Frame 1 (no input): blank canvas, image omitted
Frame 60 (the mouse pressed at the canvas centre just before this capture): blank canvas, image omitted
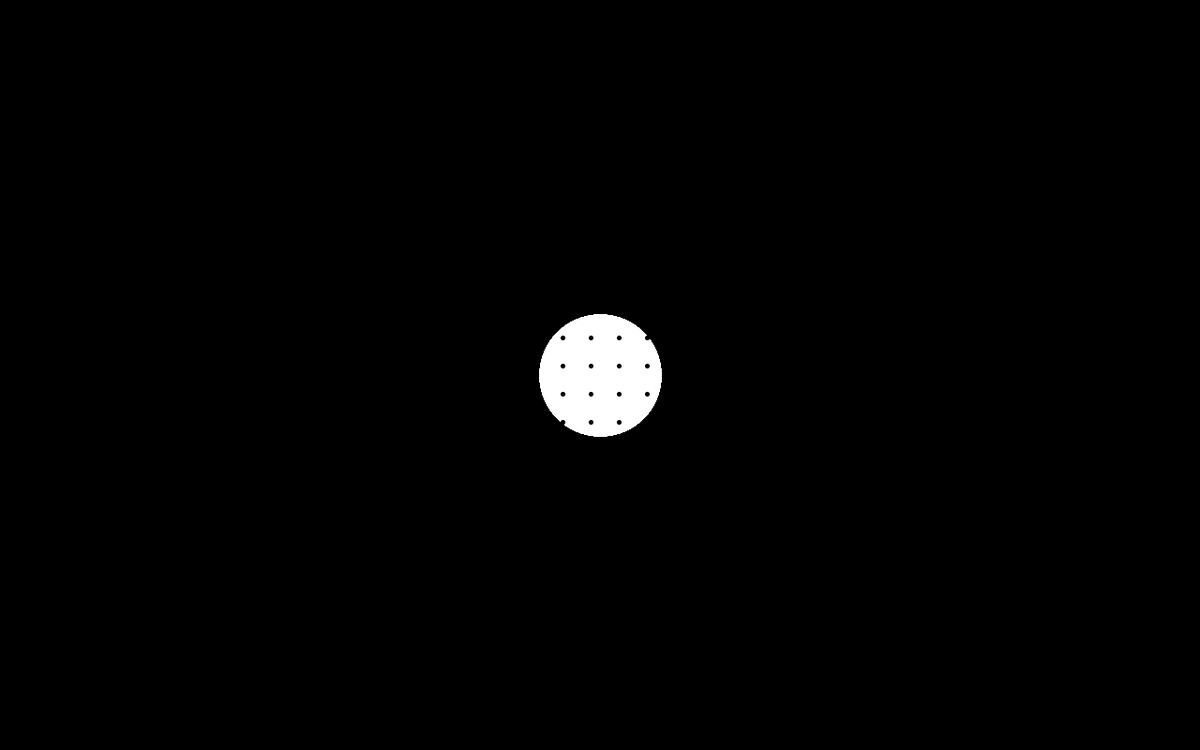
Frame 120 (the mouse held since frame 60 and released just before this capture)

The Processing sketch whose frames 1 and 60 were blank and that drew this single picture after the mouse press (run headless with seeded random() and noise(); from frame 60 on, the mouse is pressed at the canvas centre):

// Processing sketch: s06c01ange
// ── s06c01ange.pde
//UDD - Expreción Digital II 
//s06c01ange
/*
programa que cuando se mueve el mouse se pinta del color que indica el teclado y al hacer click se vuelve 
a dibujar el fondo también tiene un for que hace que pelotitas del fondo se agrande o se achiquen segun 
el mouse
*/
//variable colores
color c1, c2, c3, c4;

//variable de fill, stroke, background, pelotitas
color cFill, cStroke, cBackground, cPelotitas, cWeight;

//variable de separación de las pelotitas del fondo
float z; 

void setup() {
  size(1280, 800);

  //inicilización de colores
  c1 = color(255); //blanco
  c2 = color(0); //negro
  c3 = color(32, 198, 234, 150); //celeste  con alfa
  c4 = color(234, 89, 32); //naranjo

  //inicialización fill, background, stroke, strokeWeight, pelotitas, z y mouse x e y
  cBackground = c2;
  cPelotitas = c2;
  cFill = c1;
  cStroke = c1;
  cWeight = 30;
  z = 30;
  mouseX = 2000;
  mouseY = 2000;

  //fondo
  background(cBackground);
}

void draw() {
  //ellipse sigue al mouse en el eje x e y 
  fill(cFill);
  stroke(cStroke);
  strokeWeight(cWeight);
  ellipse(mouseX, mouseY, 100, 100);

  //for que genera puntos que se agranda al mover el mouse en eje x  
  for (float i = 0; i < width; i += z) {
    for (float j = 0; j < height; j += z) { 
      fill(cPelotitas);
      strokeWeight(mouseX*0.008);
      stroke(cPelotitas);
      point(i, j);
    }
  }
}

//teclado
void keyPressed () {
  //si se apreta la tecla a cambia el fill a celeste, el fondo y las pelotitas a naranjas
  if (key == 'a') {
    cFill = c3;
    cStroke = c3;
    cWeight = 60;
    cBackground = c4;
    cPelotitas = c4;
  } 
  //si se apreta la tecla s cambia el fill a naranjo, el fondo y las pelotitas a blanco
  if (key == 's') {
    cFill = c4;
    cStroke = c4;
    cWeight = 40;
    cBackground = c1;
    cPelotitas = c1;
  } 
  //si se apreta la tecla d cambia el fill a negro, el fondo y las pelotitas a celeste
  if (key == 'd') {
    cFill = c2;
    cStroke = c2;
    cWeight = 20;
    cBackground = c3;
    cPelotitas = c3;
  }
  //si se apreta la tecla d cambia el fill a blanco, el fondo y las pelotitas a negro
  if (key == 'f') {
    cFill = c1;
    cStroke = c1;
    cWeight = 0;
    cBackground = c2;
    cPelotitas = c2;
  }
}

//click del mouse
void mousePressed() {
  //al hacer click con el mouse se dibuja el fondo de nuevo y se borra todo lo anterior
  background(cBackground);
}
